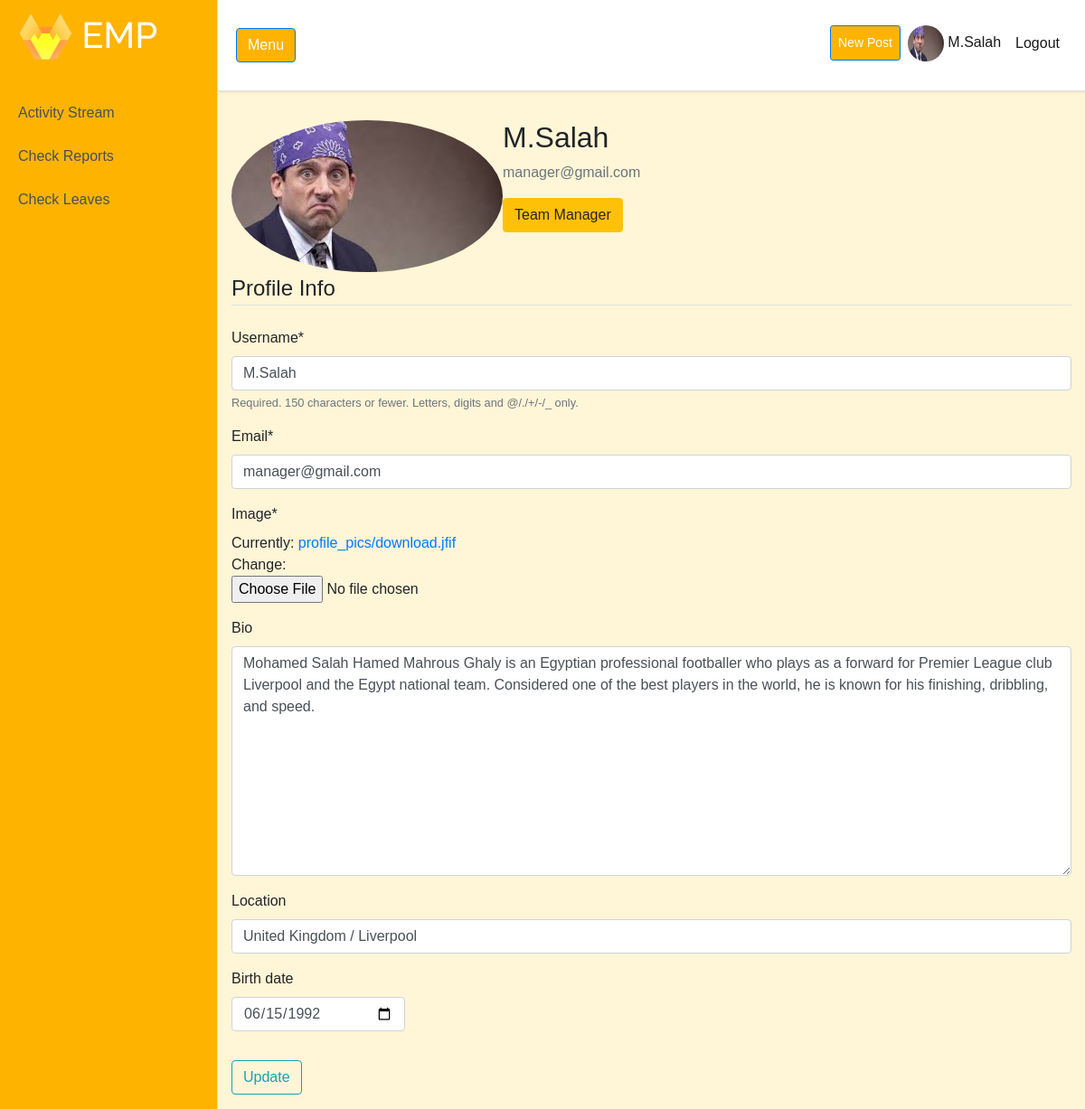
The app's page /profile/ (signed in) with its own data.
### users/models.py (models this page shows, shortened)
class Profile(models.Model):
    user = models.OneToOneField(User, on_delete=models.CASCADE)
    image = models.ImageField(default='default.jpg', upload_to='profile_pics')
    bio = models.TextField(max_length=500, blank=True)
    location = models.CharField(max_length=30, blank=True)
    birth_date = models.DateField(null=True, blank=True)
    is_employee = models.BooleanField(default=True)

### users/views.py (the view)
# urls.py: path('profile/', user_views.profile, name='profile'),
@login_required  # decoreates add functionalites to existing fucntionalities
def profile(request):
    if request.method == 'POST':
        userform = UserUpdateForm(request.POST, instance=request.user)
        profileform = ProfileUpdateForm(request.POST, request.FILES, instance=request.user.profile)
        if userform.is_valid() and profileform.is_valid():
            userform.save()
            profileform.save()
            messages.success(request, 'Your account has been updated ')
            return redirect('profile')
    else:
        userform = UserUpdateForm(instance=request.user)
        profileform = ProfileUpdateForm(instance=request.user.profile)
    context = {
        'userform': userform,
        'profileform': profileform
    }
    return render(request, 'users/profile.html', context)

### users/forms.py
class UserUpdateForm(forms.ModelForm):
    email = forms.EmailField()
    class Meta:
        model = User
        fields = ['username', 'email']

class ProfileUpdateForm(forms.ModelForm):
    class Meta:
        model = Profile
        fields = ['image', 'bio', 'location', 'birth_date']
        widgets = {
            'birth_date': forms.TextInput(attrs={'type': 'date', 'style': 'max-width: 12em'})
        }

### users/templates/users/profile.html (shortened to what this page needs)
{% extends "activitystream/base.html" %}
{% load crispy_forms_tags %}
{% block content %}
    <div class="content-section">
  <div class="media">
      {% if user.profile.image.url %}
          <img class="rounded-circle account-img" src="{{ user.profile.image.url }}">
      {% endif %}
    <div class="media-body">
      <h2 class="account-heading">{{ user.username }}</h2>
      <p class="text-secondary">{{ user.email }}</p>
        {% if user.is_active and user.is_staff %}
            <p class="btn btn-warning">Team Manager</p>
        {% else %}
            <p class="btn btn-info">Employee</p>
        {% endif %}
    </div>
  </div>
  <form method="POST" enctype="multipart/form-data">
            <fieldset class="form-group">
                <legend class="border-bottom mb-4">Profile Info</legend>
                {{ userform|crispy  }}
                {{ profileform|crispy  }}
            </fieldset>
            <div class="form-group">
                <button class="btn btn-outline-info" type="submit">Update</button>
            </div>
        </form>
</div>
{%  endblock content %}

### activitystream/templates/activitystream/base.html (shortened to what this page needs)
{% load static %}
<!DOCTYPE html>
<html lang="en">
<head>
  <link rel="stylesheet" href="https://stackpath.bootstrapcdn.com/bootstrap/4.4.1/css/bootstrap.min.css">
  <link rel="stylesheet" type="text/css" href="{% static 'activitystream/main.css' %}">
</head>
<body>
  <div class="d-flex" id="wrapper">
    <div class=" border-right" style="background-color: #feb300; !important;" id="sidebar-wrapper">
      <div class="sidebar-heading" style="background-color: #feb300; !important;"><h1> <img src="{% static "activitystream/logo.png" %}" alt="Employee Portal" style="width:60px"/> EMP</h1></div>
      <div class="list-group list-group-flush">
        <a href="{% url 'activity-home' %}" class="list-group-item list-group-item-action" id = "activity_button" >Activity Stream</a>
        {% if user.is_active and user.is_staff %}
        <a href="{% url 'all-reports' %}" class="list-group-item list-group-item-action " id = "report_button" >Check Reports</a>
        <a href="{% url 'all-leaves' %}" class="list-group-item list-group-item-action" id = "leave_button" >Check Leaves</a>
        {% else %}
        <a href="{% url 'reports-home' %}" class="list-group-item list-group-item-action" id = "reportto_button">My Reports</a>
        <a href="{% url 'leave-home' %}" class="list-group-item list-group-item-action" id = "bookleave_button">My Leaves</a>
        {% endif %}
      </div>
    </div>
    <div id="page-content-wrapper">
      <nav class="navbar navbar-expand-lg navbar-light border-bottom sticky-top" style="background-color: white; !important;" >
        <button class="btn btn-primary" id="menu-toggle">Menu</button>
        <div class="collapse navbar-collapse" id="navbarSupportedContent">
          <ul class="navbar-nav ml-auto mt-2 mt-lg-0">
            {% if user.is_authenticated %}
              <li class="nav-item active mt-1">
                 <a class="btn btn-primary btn-sm nav-link mt-1" href="{% url 'post-create' %}" style="color: white">New Post</a>
              </li>
                 <li class="nav-item active mb-1 ">
                <a class="nav-link" href="{% url 'profile' %}">
                        <img height="40px" width="40px"  class="rounded-circle account-img" src="{{ user.profile.image.url }}">
                    {{ user.username }}</a>
                </li>
                <li class="nav-item active mb-1 ">
                <a class="nav-link mt-2" href="{% url 'logout' %}">  Logout</a>
                </li>
            {% else %}
              <li class="nav-item active">
                <a class="nav-link" href="{% url 'activity-home' %}">Home <span class="sr-only">(current)</span></a>
              </li>
            {% endif %}
          </ul>
        </div>
      </nav>
<div id = main-section>
      <div class="container-fluid">
      <br>
      {% block content %}{% endblock %}
      </div>
</div>
    </div>
  </div>
</body>
</html>

### activitystream/static/activitystream/main.css (style rules this page uses)
.list-group-item-action { background-color: #feb300; !important; position: fixed; }
body { overflow-x: hidden; font-family: 'Poppins', sans-serif; background: #fff5d7; }
.btn-primary { background-color: #feb300; !important; }
#activity_button { margin-top:6.3rem; width: 15rem; }
#report_button,#reportto_button { margin-top:9.3rem; width:15rem; }
#leave_button,#bookleave_button { margin-top:12.3rem; width: 15rem; }
#main-section { margin-top: -2rem; }
.sidebar-heading { position: fixed; color: white; background: rgba(0, 0, 0, 0.2); }
.navbar { padding: 20px ; background: #fff; border: none; border-radius: 0; margin-bottom: 40px; box-shadow: 1px 1px 3px rgba(0, 0, 0, 0.1); }
#sidebar-wrapper { min-height: 100vh; margin-left: -15rem; -webkit-transition: margin .25s ease-out; -moz-transition: margin .25s ease-out; -o-transition: margin .25s ease-out; transition: margin .25s ease-out; }
#sidebar-wrapper .sidebar-heading { padding: 0.875rem 1.25rem; font-size: 1.2rem; }
#sidebar-wrapper .list-group { width: 15rem; }
#page-content-wrapper { min-width: 100vw; }
@media (min-width: 768px) { #sidebar-wrapper { margin-left: 0; } }
@media (min-width: 768px) { #page-content-wrapper { min-width: 0; width: 100%; } }
h1 { font-family: Raleway ; }

### records on screen
Profile: bio "Mohamed Salah Hamed Mahrous Ghaly is an Egyptian professional footballer who plays as a forward for Premier League club Liverpool and the Egypt national team. Considered one of the best players in the world, he is known for his finishing, dribbling, and speed.", location "United Kingdom / Liverpool", birth_date "06/15/1992"

### other values on screen
{{ user.username }} "M.Salah"
{{ user.email }} "manager@gmail.com"
